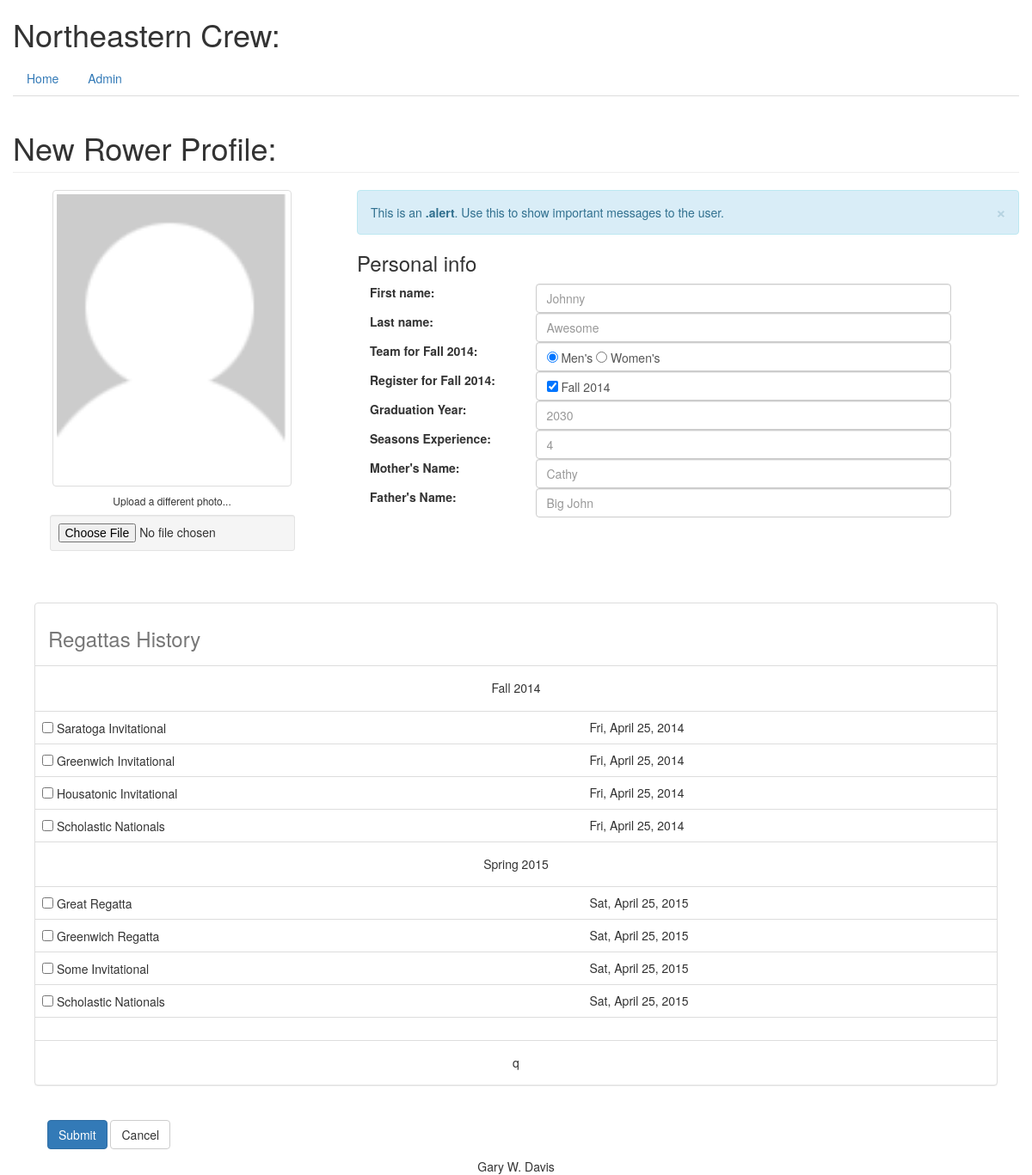
The page /rower/new/ on the database its author committed.
### database_setup.py (models this page shows, shortened)
class Seasons(Base):
    __tablename__ = 'seasons'
    id = Column(Integer, primary_key=True)
    name = Column(String(30), unique=True, nullable=False)
    short = Column(String(15), unique=True)
    description = Column(String(120))
    rower = relationship('Rowers', secondary='rowerseasons')

class Regattas(Base):
    __tablename__ = 'regattas'
    id = Column(Integer, primary_key=True)
    name = Column(String(250), nullable=False)
    season_id = Column(Integer, ForeignKey('seasons.id'), nullable=False)
    date = Column(DateTime)
    description = Column(String(250))
    weblink = Column(String(250))
    rower = relationship('Rowers', secondary='rowerregattas')
    season = relationship('Seasons')

### rowing.py (the view)
@app.route('/rower/new/', methods=['GET', 'POST'])
def addRower():
    current_season = db_helper.get_current_season()
    print current_season.name
    if request.method == 'POST':
        rower = db_helper.add_new_rower(request.form, request.files, UPLOAD_FOLDER)
        return redirect(url_for('showRoster',
                                season_id=current_season.id,
                                team_id='womens'))
    else:
        seasons = db_helper.get_all_seasons()
        regattas = db_helper.get_all_regattas()
    return render_template('addrower.html',
                           seasons=seasons,
                           currentseason=current_season,
                           regattas=regattas)

### db_helper.py (called while the page is built)
def get_current_season():
    return session.query(Seasons).get(currentseason['season_id'])

def get_all_seasons():
    return session.query(Seasons).all()

def get_all_regattas():
    return session.query(Regattas).all()

### templates/addrower.html (shortened to what this page needs)
{% extends "base.html" %}
{% block content %}
<h1 class="page-header">New Rower Profile:</h1>
<form class="form-compact" role="form" action="{{ url_for('addRower')}}" method = 'POST' enctype='multipart/form-data'>
  <div class="row">
    <div class="col-md-4 col-sm-6 col-xs-12">
      <div class="text-center">
        <img src="{{ url_for('static',
              filename='images/avatar_missing_lg.png')}}" class="avatar img-rounded img-thumbnail" alt="avatar" width="75%">
        <h6>Upload a different photo...</h6>
        <input type="file" name='photo' class="text-center center-block well well-sm">
      </div>
    </div>
    <div class="col-md-8 col-sm-6 col-xs-12 personal-info">
      <div class="alert alert-info alert-dismissable">
        <a class="panel-close close" data-dismiss="alert">×</a>
        This is an <strong>.alert</strong>. Use this to show important messages to the user.
      </div>
      <h3>Personal info</h3>
      <div class="form-group">
        <label class="col-lg-3 control-label">First name:</label>
        <div class="col-lg-8">
          <input class="form-control" name='fname' placeholder='Johnny' type="text">
        </div>
      </div>
      <div class="form-group">
        <label class="col-lg-3 control-label">Last name:</label>
        <div class="col-lg-8">
          <input class="form-control" name='lname' placeholder='Awesome' type="text">
        </div>
      </div>
      <div class="form-group">
        <label class="col-lg-3 control-label">Team for {{currentseason.name}}:</label>
        <div class="col-lg-8">
          <div class="form-control">
            <input type='radio' name='team' value="mens" checked >
              Men's
            <input type='radio' name='team' value="womens">
              Women's
          </div>
        </div>
      </div>
      <div class="form-group">
        <label class="col-lg-3 control-label">Register for {{ currentseason.name }}:</label>
        <div class="col-lg-8">
          <div class="form-control">
            <input type='checkbox' name='rower_seasons' value='1' checked/>
                {{ currentseason.name }}
          </div>
        </div>
      </div>
      <div class="form-group">
        <label class="col-lg-3 control-label">Graduation Year:</label>
        <div class="col-lg-8">
          <input class="form-control" name='gyear' placeholder='2030' type="text">
        </div>
      </div>
      <div class="form-group">
        <label class="col-lg-3 control-label">Seasons Experience:</label>
        <div class="col-lg-8">
          <input class="form-control" name='experience' placeholder='4' type="text">
        </div>
      </div>
      <div class="form-group">
        <label class="col-lg-3 control-label">Mother's Name:</label>
        <div class="col-lg-8">
          <input class="form-control" name='mother' placeholder='Cathy' type="text">
        </div>
      </div>
      <div class="form-group">
        <label class="col-lg-3 control-label">Father's Name:</label>
        <div class="col-lg-8">
          <input class="form-control" name='father' placeholder='Big John' type="text">
        </div>
      </div>
    </div>
  </div>
  <div class = "row">
    <div class="panel panel-default", style="margin:40px">
      <table class="table table-hover" >
        <caption> <h3>Regattas History</h3></caption>
        {% for s in seasons %}
          <tr><td colspan="2" align="center"><h5>{{s.description}}</h5></td></tr>
          {% for r in regattas if r.season_id == s.id %}
            <tr>
              <td><input type='checkbox' name='rower_regattas' value='{{r.id}}'>
                  {{r.name}}</td>
              <td>{{r.date.strftime('%a, %B %d, %Y')}}</td>
            </tr>
          {% endfor %}
        {% endfor %}
      </table>
    </div>
      <div class='form-group' style="margin:40px">
        <div class="control-label col-xs-2">
          <button type="submit" value='Submit Edits' class="btn btn-primary">Submit</button>
          <a class="btn btn-default" onclick="goBack()" role="button">Cancel</a>
        </div>
      </div>
  </div>
</form>
{% endblock %}

### rows shown on the page
Seasons: name "Fall 2014", description "Fall 2014"
Regattas: name "Saratoga Invitational", date "Fri, April 25, 2014"
Regattas: name "Greenwich Invitational", date "Fri, April 25, 2014"
Regattas: name "Housatonic Invitational", date "Fri, April 25, 2014"
Regattas: name "Scholastic Nationals", date "Fri, April 25, 2014"
Seasons: description "Spring 2015"
Regattas: name "Great Regatta", date "Sat, April 25, 2015"
Regattas: name "Greenwich Regatta", date "Sat, April 25, 2015"
Regattas: name "Some Invitational", date "Sat, April 25, 2015"
Regattas: name "Scholastic Nationals", date "Sat, April 25, 2015"
Seasons: description "q"
